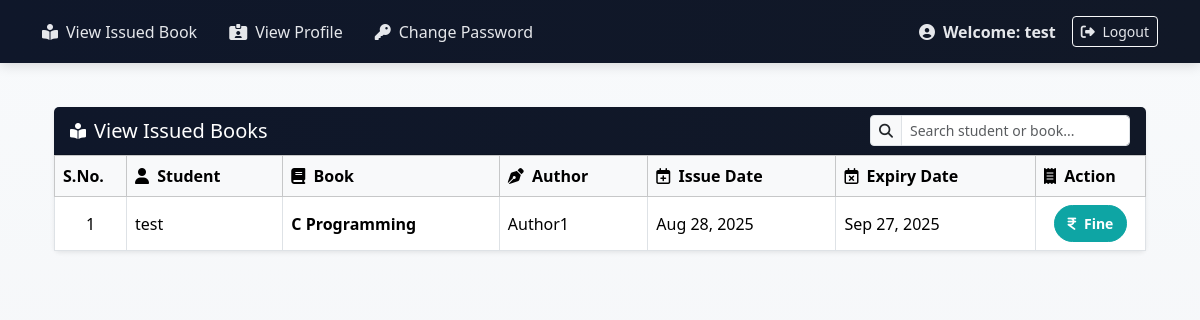
Page /vieworder/ (signed in) on the committed database.
### library/models.py (models this page shows, shortened)
class Student(models.Model):
    studentinfo = models.ForeignKey(Studentinfo,on_delete=models.CASCADE, null=True)
    book = models.ForeignKey(Book,on_delete=models.CASCADE, null=True)
    issue_date = models.DateField(null=True)
    expiry_date = models.DateField(null=True)

class Studentinfo(models.Model):
    user=models.ForeignKey(User,on_delete=models.CASCADE,null=True)
    rollNo=models.CharField(max_length=100,null=True)
    branch=models.CharField(max_length=100,null=True)

class Book(models.Model):
    book_name=models.CharField(max_length=100, null=True)
    category = models.CharField(max_length=30,null=True)
    quantity =models.IntegerField(null=True)
    author = models.CharField(max_length=100,null=True)
    isbn = models.IntegerField(null=True)

### library/views.py (the view)
# urls.py: path('vieworder/',ViewOrder, name='vieworder'),
def ViewOrder(request):
    if not request.user.is_authenticated:
        return redirect('studentlogin')
    data=Studentinfo.objects.filter(user=request.user.id).first()
    order1 = Student.objects.filter(studentinfo=data)
    d = {'data1':order1}
    return render(request,'orderview.html',d)

### library/templates/orderview.html (shortened to what this page needs)
{% extends 'bash.html' %}
{% load static %}
{% block body %}
<div class="container py-4">
  <div class="card shadow-sm border-0">
    <div class="card-header d-flex justify-content-between align-items-center"
         style="background: linear-gradient(90deg, var(--brand-bg, #0f172a), #111827); color:#fff;">
      <div class="d-flex align-items-center">
        <i class="fa-solid fa-book-open-reader me-2"></i>
        <h5 class="mb-0">View Issued Books</h5>
      </div>
      <div class="d-flex align-items-center">
        <div class="input-group input-group-sm" style="width:260px;">
          <span class="input-group-text bg-light"><i class="fa-solid fa-magnifying-glass"></i></span>
          <input id="tableSearch" type="text" class="form-control" placeholder="Search student or book...">
        </div>
      </div>
    </div>
    <div class="card-body p-0">
      <div class="table-responsive">
        <table id="issuedTable" class="table table-hover table-bordered align-middle mb-0">
          <thead class="table-light">
            <tr>
              <th style="width:72px;">S.No.</th>
              <th><i class="fa-solid fa-user me-1"></i> Student</th>
              <th><i class="fa-solid fa-book me-1"></i> Book</th>
              <th><i class="fa-solid fa-pen-nib me-1"></i> Author</th>
              <th><i class="fa-regular fa-calendar-plus me-1"></i> Issue Date</th>
              <th><i class="fa-regular fa-calendar-xmark me-1"></i> Expiry Date</th>
              <th style="width:110px;"><i class="fa-solid fa-receipt me-1"></i> Action</th>
            </tr>
          </thead>
          <tbody>
            {% for i in data1 %}
            <tr>
              <td class="text-center">{{ forloop.counter }}</td>
              <td>{{ i.studentinfo.user.username }}</td>
              <td class="fw-semibold">{{ i.book.book_name }}</td>
              <td>{{ i.book.author }}</td>
              <td>{{ i.issue_date|date:"M d, Y" }}</td>
              <td>{{ i.expiry_date|date:"M d, Y" }}</td>
              <td class="text-center">
                <a href="{% url 'fine2' i.id %}" class="btn btn-sm btn-brand">
                  <i class="fa-solid fa-indian-rupee-sign me-1"></i> Fine
                </a>
              </td>
            </tr>
            {% empty %}
            <tr>
              <td colspan="7" class="text-center py-4 text-muted">
                <i class="fa-regular fa-face-frown me-1"></i> No issued books found.
              </td>
            </tr>
            {% endfor %}
          </tbody>
        </table>
      </div>
    </div>
  </div>
</div>
{% endblock %}

### library/templates/bash.html (shortened to what this page needs)
{% load static %}
<!doctype html>
<html lang="en">
<head>
  <link rel="stylesheet"
        href="https://cdn.jsdelivr.net/npm/bootstrap@5.3.3/dist/css/bootstrap.min.css"
>
  <link rel="stylesheet"
        href="https://cdnjs.cloudflare.com/ajax/libs/font-awesome/6.5.2/css/all.min.css"
 />
</head>
<body>
  <div class="subnav py-3">
    <div class="container d-flex flex-wrap gap-3 align-items-center">
      <a href="{% url 'vieworder' %}" class="d-inline-flex align-items-center me-3">
        <i class="fa-solid fa-book-open-reader me-2"></i> View Issued Book
      </a>
      <a href="{% url 'viewprofile' request.user.id %}" class="d-inline-flex align-items-center me-3">
        <i class="fa-solid fa-id-card-clip me-2"></i> View Profile
      </a>
      <a href="{% url 'student_change_password' %}" class="d-inline-flex align-items-center me-3">
  <i class="fa-solid fa-key me-2"></i> Change Password
</a>
      <span class="ms-auto d-inline-flex align-items-center">
        <i class="fa-solid fa-user-circle me-2"></i>
        <strong class="me-3">Welcome:&nbsp;{{ request.user.username }}</strong>
        <a href="{% url 'logout' %}" class="btn btn-outline-light btn-sm">
          <i class="fa-solid fa-right-from-bracket me-1"></i> Logout
        </a>
      </span>
    </div>
  </div>
  <main class="page-wrap">
    <div class="container">
      {% block body %}{% endblock %}
    </div>
  </main>
</body>
</html>

### library/templates/bash.html (style rules this page uses)
:root { --brand-bg: #0f172a; --brand-primary: #0ea5a4; --brand-accent: #f59e0b; --brand-card: #ffffff; }
html, body { min-height:100%; background: linear-gradient(180deg, #f8fafc 0%, #f3f4f6 100%); }
.btn-brand { --bs-btn-padding-x: .9rem; --bs-btn-padding-y: .45rem; --bs-btn-font-weight: 600; --bs-btn-border-radius: 999px; --bs-btn-color: #fff; --bs-btn-bg: var(--brand-primary); --bs-btn-border-color: var(--brand-primary); --bs-btn-hover-color: #fff; --bs-btn-hover-bg: #0c8f8e; --bs-btn-hover-border-color: #0c8f8e; --bs-btn-active-color: #fff; --bs-btn-active-bg: #0b7f7e; --bs-btn-active-border-color: #0b7f7e; --bs-btn-focus-shadow-rgb: 14,165,164; }
.subnav { background: linear-gradient(90deg, var(--brand-bg), #111827); color:#e5e7eb; box-shadow: 0 2px 12px rgba(0,0,0,.15); }
.subnav a { color:#e5e7eb; text-decoration:none; }
.page-wrap { min-height: calc(100vh - 64px); padding: 20px 0; }

### library/templates/orderview.html (style rules this page uses)
.btn-brand { --bs-btn-padding-x: .8rem; --bs-btn-padding-y: .45rem; --bs-btn-font-weight: 600; --bs-btn-border-radius: 999px; --bs-btn-color:#fff; --bs-btn-bg: var(--brand-primary, #0ea5a4); --bs-btn-border-color: var(--brand-primary, #0ea5a4); --bs-btn-hover-color:#fff; --bs-btn-hover-bg: #0c8f8e; --bs-btn-hover-border-color:#0c8f8e; --bs-btn-active-color:#fff; --bs-btn-active-bg:#0b7f7e; --bs-btn-active-border-color:#0b7f7e; --bs-btn-focus-shadow-rgb: 14,165,164; }

### rows in the picture
Student: studentinfo.user.username "test", book.book_name "C Programming", book.author "Author1", issue_date "Aug 28, 2025", expiry_date "Sep 27, 2025"

### other values in the picture
{{ request.user.username }} "test"
